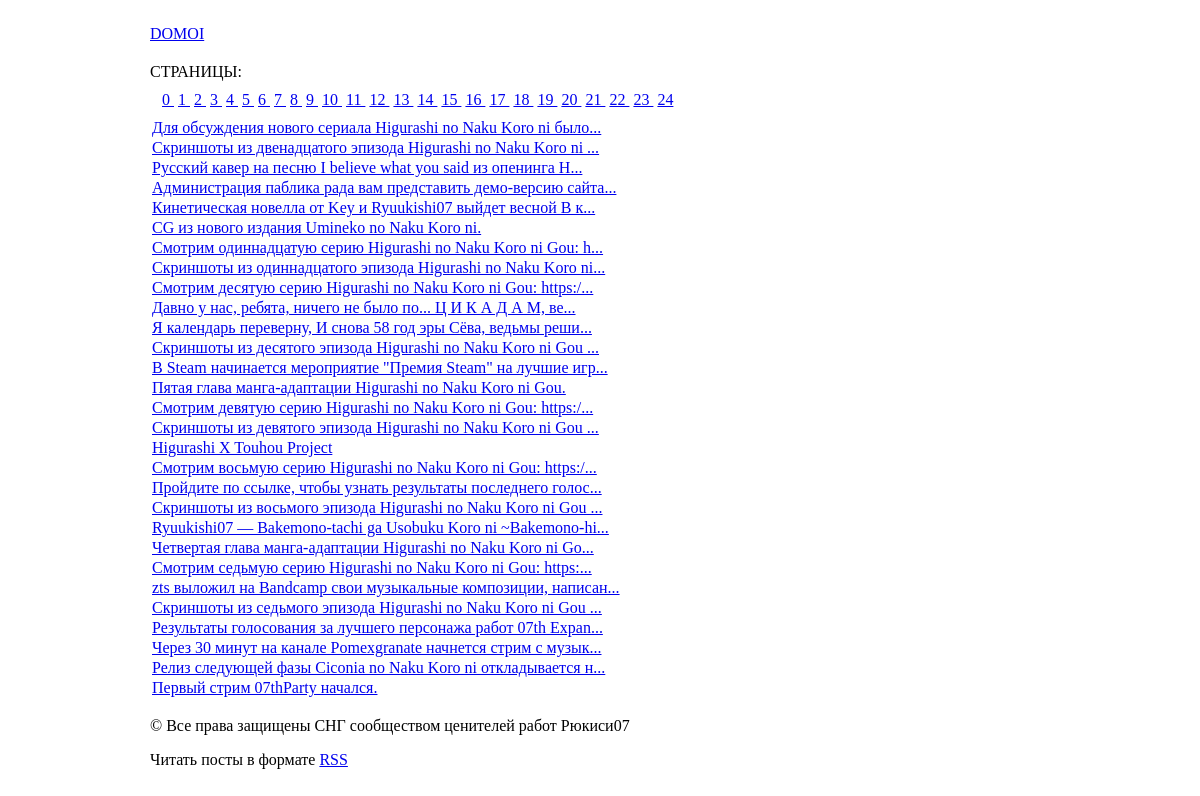
The page / on the database its author committed.
### db.py (models this page shows)
class BaseModel(Model):
    class Meta:
        database = database

class Post(BaseModel):
    id = AutoField(unique=True)
    date = DateField()
    owner_id = IntegerField()
    vk_id = IntegerField()
    title = CharField()
    text = TextField()

### app.py (the view)
@app.route('/')
def index():
    return pager(0)

### app.py (called while the page is built)
@app.route('/page/<int:page>')
def pager(page):
    titles = Post.select()
    displayed_titles = Post.select().limit(30).offset(page*30)
    return render_template('index.html',
                           number_of_pages=ceil(len(titles)/30),
                           displayed_titles=displayed_titles)

### templates/index.html (shortened to what this page needs)
{% extends "base.html" %}
{% block content %}
СТРАНИЦЫ:
<div class="pages">
{% for i in range(number_of_pages) %}
<span class="page-ref">
  <a href="/page/{{ i }}">
    {{ i }}
  </a>
</span>
{% endfor %}
</div>
{% for title in displayed_titles %}
<div class="title-post">
  <a href="/post/{{ title.vk_id }}">
    {{ title.title }}
  </a>
</div>
{% endfor %}
{% endblock %}

### templates/base.html (shortened to what this page needs)
<!doctype html>
<html>
  <head>
    {% block head %}
    <link rel="stylesheet" href="{{ url_for('static', filename='style.css') }}">
    {% endblock %}
  </head>
  <body>
    <a href="/"> DOMOI </a>
    <div id="content">
      {% block content %}
      {% endblock %}
    </div>
    <div id="footer">
      {% block footer %}
      &copy; Все права защищены СНГ сообществом ценителей работ
      Рюкиси07
      <p>
	Читать посты в формате <a href="/feed.xml"> RSS </a>
      </p>
      {% endblock %}
    </div>
  </body>
</html>

### static/style.css (style rules this page uses)
body { background-color: white; margin: 25px 150px 75px }
.title-post { margin: 2px; }
.page-ref { margin-left: 2px; margin-right: 2px; }
.pages { margin: 10px; }
#content { margin-top: 20px; margin-bottom: 20px; }

### rows shown on the page
Post: title "Для обсуждения нового сериала Higurashi no Naku Koro ni было..."
Post: title "Скриншоты из двенадцатого эпизода Higurashi no Naku Koro ni ..."
Post: title "Русский кавер на песню I believe what you said из опенинга H..."
Post: title "Администрация паблика рада вам представить демо-версию сайта..."
Post: title "Кинетическая новелла от Key и Ryuukishi07 выйдет весной В к..."
Post: title "CG из нового издания Umineko no Naku Koro ni."
Post: title "Смотрим одиннадцатую серию Higurashi no Naku Koro ni Gou: h..."
Post: title "Скриншоты из одиннадцатого эпизода Higurashi no Naku Koro ni..."
Post: title "Смотрим десятую серию Higurashi no Naku Koro ni Gou: https:/..."
Post: title "Давно у нас, ребята, ничего не было по... Ц И К А Д А М, ве..."
Post: title "Я календарь переверну, И снова 58 год эры Сёва, ведьмы реши..."
Post: title "Скриншоты из десятого эпизода Higurashi no Naku Koro ni Gou ..."
Post: title "В Steam начинается мероприятие \"Премия Steam\" на лучшие игр..."
Post: title "Пятая глава манга-адаптации Higurashi no Naku Koro ni Gou."
Post: title "Смотрим девятую серию Higurashi no Naku Koro ni Gou: https:/..."
Post: title "Скриншоты из девятого эпизода Higurashi no Naku Koro ni Gou ..."
Post: title "Higurashi X Touhou Project"
Post: title "Смотрим восьмую серию Higurashi no Naku Koro ni Gou: https:/..."
Post: title "Пройдите по ссылке, чтобы узнать результаты последнего голос..."
Post: title "Скриншоты из восьмого эпизода Higurashi no Naku Koro ni Gou ..."
Post: title "Ryuukishi07 — Bakemono-tachi ga Usobuku Koro ni ~Bakemono-hi..."
Post: title "Четвертая глава манга-адаптации Higurashi no Naku Koro ni Go..."
Post: title "Смотрим седьмую серию Higurashi no Naku Koro ni Gou: https:..."
Post: title "zts выложил на Bandcamp свои музыкальные композиции, написан..."
Post: title "Скриншоты из седьмого эпизода Higurashi no Naku Koro ni Gou ..."
Post: title "Результаты голосования за лучшего персонажа работ 07th Expan..."
Post: title "Через 30 минут на канале Pomexgranate начнется стрим с музык..."
Post: title "Релиз следующей фазы Ciconia no Naku Koro ni откладывается н..."
Post: title "Первый стрим 07thParty начался."

### other values the page prints
{{ i }} "0" "1" "2" "3" "4" "5" "6" "7" "8" "9" "10" "11" "12" "13" "14" "15" "16" "17" "18" "19" "20" "21" "22" "23" "24"
